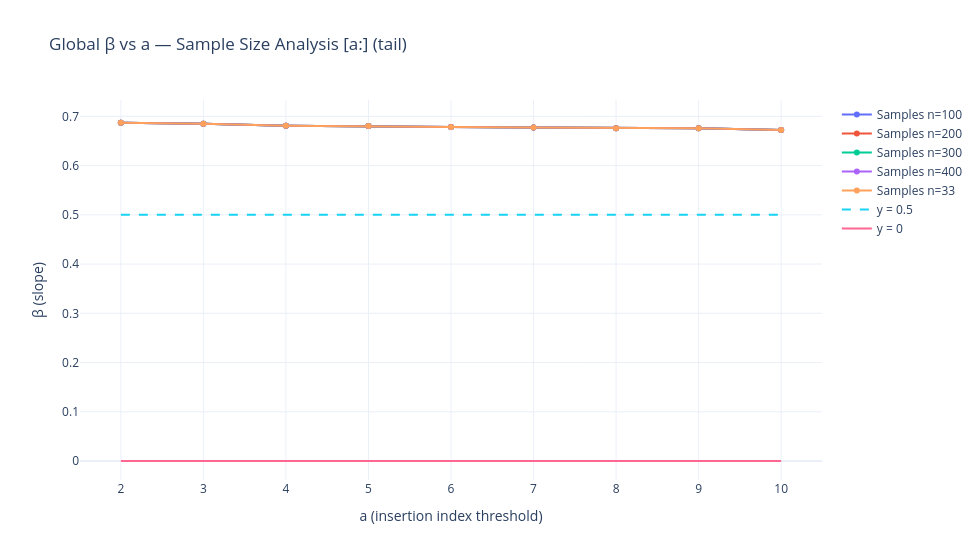

The notebook cell saved with this chart:
### Code cell
# ================= SAMPLE SIZE ANALYSIS (tail [a:] only) =================
sample_sizes = [100, 200, 300, 400, "all"]
fig2 = go.Figure()

# Get all sample IDs (no volatility filtering)
all_sample_ids = list(merged['id'])
print(f"Total available samples: {len(all_sample_ids)}")

for sample_limit in sample_sizes:
    if sample_limit == "all":
        current_sample_ids = all_sample_ids
        label_suffix = f"n={len(current_sample_ids)}"
    else:
        current_sample_ids = all_sample_ids[:sample_limit]
        label_suffix = f"n={sample_limit}"
    
    print(f"Processing {label_suffix}")
    
    # Filter your dicts
    b_dict_filt = {k: b_dict[k] for k in current_sample_ids if k in b_dict}
    m_dict_filt = {k: m_dict[k] for k in current_sample_ids if k in m_dict}
    
    # Compute points & coeffs
    points_df, coeffs_df = _compute_points_and_coeffs_like_dashboard(
        b_dict_filt, m_dict_filt,
        hist_steps=hist_steps, gen_block=gen_block, num_insertions=num_insertions, tick_size=100
    )
    
    if DEBUG:
        debug_points_df(points_df, tag=f"({label_suffix})")
    if points_df is None or len(points_df) == 0:
        continue
    
    # Column mapping
    COL_INS = "insertion" if "insertion" in points_df.columns else _safe_col(points_df, "insertion", ["ins_idx", "idx"])
    COL_X = "x" if "x" in points_df.columns else _safe_col(points_df, "x", ["log_qv"])
    COL_Y = "y" if "y" in points_df.columns else _safe_col(points_df, "y", ["log_impact"])
    
    ins_series = pd.to_numeric(points_df[COL_INS], errors="coerce").dropna().astype(int)
    ins_min, ins_max = int(ins_series.min()), int(ins_series.max())
    
    # Global alpha for fixed-intercept fit
    alpha_global = float(coeffs_df["alpha_hat"].mean(skipna=True)) if not coeffs_df.empty else 0.0
    
    def _fixed_intercept_beta(sub_df):
        """
        Compute beta with fixed intercept using beta_fit function
        """
        if sub_df is None or len(sub_df) < 2:
            return np.nan
        X = pd.to_numeric(sub_df[COL_X], errors="coerce").to_numpy(dtype=float)
        Y = pd.to_numeric(sub_df[COL_Y], errors="coerce").to_numpy(dtype=float)
        valid = np.isfinite(X) & np.isfinite(Y) & (X != 0)
        if np.sum(valid) < 2:
            return np.nan
        beta = beta_fit(X[valid], Y[valid], alpha_global, method=est_method)
        return beta
    
    # Tail [a:] only
    a_tail = list(range(ins_min, ins_max + 1))
    betas_tail = []
    for a in a_tail:
        sub = points_df[points_df[COL_INS] >= a]
        betas_tail.append(_fixed_intercept_beta(sub))
    
    # Plot
    fig2.add_trace(go.Scatter(
        x=a_tail, y=betas_tail, mode="lines+markers",
        name=f"Samples {label_suffix}"
    ))

# Guides for second plot
if len(fig2.data) > 0:
    all_x = np.concatenate([np.asarray(tr.x, dtype=float) for tr in fig2.data if len(tr.x)])
    x_min, x_max = int(np.nanmin(all_x)), int(np.nanmax(all_x))
else:
    x_min, x_max = 1, 20
fig2.add_trace(go.Scatter(x=[x_min, x_max], y=[0.5, 0.5], mode="lines", line=dict(dash="dash"), name="y = 0.5"))
fig2.add_trace(go.Scatter(x=[x_min, x_max], y=[0, 0], mode="lines", name="y = 0"))

fig2.update_xaxes(title_text="a (insertion index threshold)", dtick=1)
fig2.update_yaxes(title_text="β (slope)")
fig2.update_layout(
    title="Global β vs a — Sample Size Analysis [a:] (tail)",
    template="plotly_white", width=980, height=560
)
fig2.show()

### Figure 1 — Plotly figure (JSON) as saved in the notebook; plotly's stock layout.template omitted (floating-point values rounded to 4 significant figures)
{"data": [{"mode": "lines+markers", "name": "Samples n=100", "type": "scatter", "x": [2, 3, 4, 5, 6, 7, 8, 9, 10], "y": [0.687, 0.6849, 0.6808, 0.6803, 0.6784, 0.6771, 0.676, 0.6758, 0.6724]}, {"mode": "lines+markers", "name": "Samples n=200", "type": "scatter", "x": [2, 3, 4, 5, 6, 7, 8, 9, 10], "y": [0.687, 0.6849, 0.6808, 0.6803, 0.6784, 0.6771, 0.676, 0.6758, 0.6724]}, {"mode": "lines+markers", "name": "Samples n=300", "type": "scatter", "x": [2, 3, 4, 5, 6, 7, 8, 9, 10], "y": [0.687, 0.6849, 0.6808, 0.6803, 0.6784, 0.6771, 0.676, 0.6758, 0.6724]}, {"mode": "lines+markers", "name": "Samples n=400", "type": "scatter", "x": [2, 3, 4, 5, 6, 7, 8, 9, 10], "y": [0.687, 0.6849, 0.6808, 0.6803, 0.6784, 0.6771, 0.676, 0.6758, 0.6724]}, {"mode": "lines+markers", "name": "Samples n=33", "type": "scatter", "x": [2, 3, 4, 5, 6, 7, 8, 9, 10], "y": [0.687, 0.6849, 0.6808, 0.6803, 0.6784, 0.6771, 0.676, 0.6758, 0.6724]}, {"line": {"dash": "dash"}, "mode": "lines", "name": "y = 0.5", "type": "scatter", "x": [2, 10], "y": [0.5, 0.5]}, {"mode": "lines", "name": "y = 0", "type": "scatter", "x": [2, 10], "y": [0, 0]}], "layout": {"height": 560, "title": {"text": "Global β vs a — Sample Size Analysis [a:] (tail)"}, "width": 980, "xaxis": {"dtick": 1, "title": {"text": "a (insertion index threshold)"}}, "yaxis": {"title": {"text": "β (slope)"}}}}
